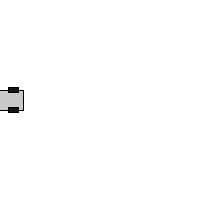
Frame 1 (no input)
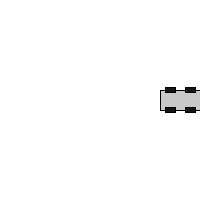
Frame 60 (the mouse pressed at the canvas centre just before this capture)
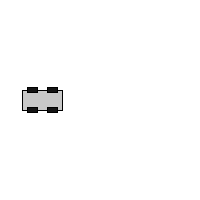
Frame 120 (the mouse held since frame 60 and released just before this capture)

The Processing sketch that drew these frames (run headless with seeded random() and noise(); from frame 60 on, the mouse is pressed at the canvas centre):

// Processing sketch: bouncung_car
// ── bouncung_car.pde
int globalX = 0;
int globalY = 100;
int speed = 3;

void setup() {
  size(200, 200);
}

void draw() {
  background(255);
  move();
  bounce();
  drawCar(globalX, globalY, 40, color(200));
}

void move() {
  //change the speed
  globalX = globalX + speed;
}

void bounce() {
  if ((globalX > width) || (globalX < 0)) {
    speed = speed * -1;
  }
}

void drawCar (int x, int y, int thesize, color c) {
  int offset = thesize / 4;
  rectMode (CENTER);
  stroke (0);
  fill (c);
  rect (x, y, thesize, thesize/2);
  fill (20);
  rect(x - offset, y - offset, offset, offset/2);
  rect(x + offset, y - offset, offset, offset/2);
  rect(x - offset, y + offset, offset, offset/2);
  rect(x + offset, y + offset, offset, offset/2);
}
